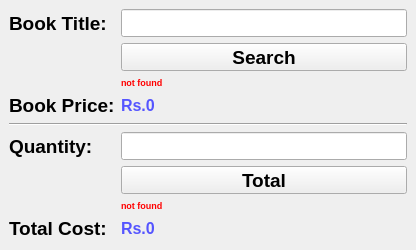
<?xml version="1.0" encoding="UTF-8"?>
<ui version="4.0">
 <class>MainWindow</class>
 <widget class="QMainWindow" name="MainWindow">
  <property name="geometry">
   <rect>
    <x>0</x>
    <y>0</y>
    <width>416</width>
    <height>250</height>
   </rect>
  </property>
  <property name="minimumSize">
   <size>
    <width>400</width>
    <height>250</height>
   </size>
  </property>
  <property name="maximumSize">
   <size>
    <width>600</width>
    <height>250</height>
   </size>
  </property>
  <property name="windowTitle">
   <string>MainWindow</string>
  </property>
  <widget class="QWidget" name="centralwidget">
   <layout class="QFormLayout" name="formLayout">
    <item row="0" column="0">
     <widget class="QLabel" name="label">
      <property name="font">
       <font>
        <pointsize>14</pointsize>
        <bold>true</bold>
       </font>
      </property>
      <property name="text">
       <string>Book Title:</string>
      </property>
     </widget>
    </item>
    <item row="0" column="1">
     <widget class="QLineEdit" name="l1">
      <property name="font">
       <font>
        <pointsize>14</pointsize>
        <bold>true</bold>
       </font>
      </property>
     </widget>
    </item>
    <item row="6" column="0" colspan="2">
     <widget class="Line" name="line">
      <property name="orientation">
       <enum>Qt::Horizontal</enum>
      </property>
     </widget>
    </item>
    <item row="8" column="0">
     <widget class="QLabel" name="label_2">
      <property name="font">
       <font>
        <pointsize>14</pointsize>
        <bold>true</bold>
       </font>
      </property>
      <property name="text">
       <string>Quantity:</string>
      </property>
     </widget>
    </item>
    <item row="8" column="1">
     <widget class="QLineEdit" name="l2">
      <property name="font">
       <font>
        <pointsize>14</pointsize>
        <bold>true</bold>
       </font>
      </property>
     </widget>
    </item>
    <item row="9" column="1">
     <widget class="QPushButton" name="btn2">
      <property name="font">
       <font>
        <pointsize>14</pointsize>
        <bold>true</bold>
       </font>
      </property>
      <property name="autoFillBackground">
       <bool>true</bool>
      </property>
      <property name="styleSheet">
       <string notr="true"/>
      </property>
      <property name="text">
       <string>Total</string>
      </property>
     </widget>
    </item>
    <item row="11" column="0">
     <widget class="QLabel" name="label_6">
      <property name="font">
       <font>
        <pointsize>14</pointsize>
        <bold>true</bold>
       </font>
      </property>
      <property name="text">
       <string>Total Cost:</string>
      </property>
     </widget>
    </item>
    <item row="2" column="1">
     <widget class="QPushButton" name="btn1">
      <property name="font">
       <font>
        <pointsize>14</pointsize>
        <bold>true</bold>
       </font>
      </property>
      <property name="cursor">
       <cursorShape>ArrowCursor</cursorShape>
      </property>
      <property name="styleSheet">
       <string notr="true"/>
      </property>
      <property name="text">
       <string>Search</string>
      </property>
     </widget>
    </item>
    <item row="3" column="1">
     <widget class="QLabel" name="er1">
      <property name="font">
       <font>
        <family>Arial</family>
        <pointsize>7</pointsize>
        <italic>false</italic>
        <bold>true</bold>
       </font>
      </property>
      <property name="styleSheet">
       <string notr="true">color:red</string>
      </property>
      <property name="inputMethodHints">
       <set>Qt::ImhNone</set>
      </property>
      <property name="text">
       <string>not found</string>
      </property>
     </widget>
    </item>
    <item row="11" column="1">
     <widget class="QLabel" name="tc">
      <property name="font">
       <font>
        <family>Arial</family>
        <pointsize>12</pointsize>
        <bold>true</bold>
       </font>
      </property>
      <property name="styleSheet">
       <string notr="true">color:rgb(85, 85, 255);</string>
      </property>
      <property name="text">
       <string>Rs.0</string>
      </property>
     </widget>
    </item>
    <item row="4" column="0">
     <widget class="QLabel" name="label_5">
      <property name="font">
       <font>
        <pointsize>14</pointsize>
        <bold>true</bold>
       </font>
      </property>
      <property name="text">
       <string>Book Price:</string>
      </property>
     </widget>
    </item>
    <item row="4" column="1">
     <widget class="QLabel" name="bp">
      <property name="font">
       <font>
        <family>Arial</family>
        <pointsize>12</pointsize>
        <bold>true</bold>
       </font>
      </property>
      <property name="styleSheet">
       <string notr="true">color: rgb(85, 85, 255)</string>
      </property>
      <property name="text">
       <string>Rs.0</string>
      </property>
     </widget>
    </item>
    <item row="10" column="1">
     <widget class="QLabel" name="er2">
      <property name="font">
       <font>
        <family>Arial</family>
        <pointsize>7</pointsize>
        <bold>true</bold>
       </font>
      </property>
      <property name="styleSheet">
       <string notr="true">color:red</string>
      </property>
      <property name="text">
       <string>not found</string>
      </property>
     </widget>
    </item>
   </layout>
  </widget>
  <action name="actionQuit">
   <property name="text">
    <string>Quit</string>
   </property>
  </action>
 </widget>
 <tabstops>
  <tabstop>l1</tabstop>
  <tabstop>btn1</tabstop>
  <tabstop>l2</tabstop>
  <tabstop>btn2</tabstop>
 </tabstops>
 <resources/>
 <connections/>
</ui>
